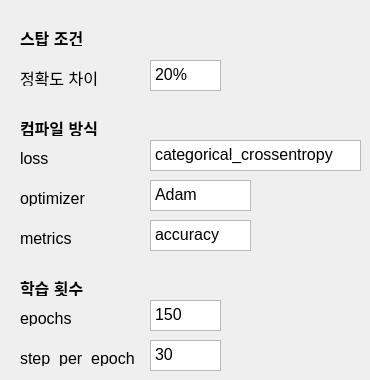
    <widget class="QWidget" name="tab_4">
     <attribute name="title">
      <string>학습하기 x</string>
     </attribute>
     <widget class="QLabel" name="label_16">
      <property name="geometry">
       <rect>
        <x>20</x>
        <y>30</y>
        <width>81</width>
        <height>16</height>
       </rect>
      </property>
      <property name="font">
       <font>
        <pointsize>12</pointsize>
        <weight>75</weight>
        <bold>true</bold>
       </font>
      </property>
      <property name="text">
       <string>스탑 조건</string>
      </property>
     </widget>
     <widget class="QTextEdit" name="textEdit_11">
      <property name="geometry">
       <rect>
        <x>150</x>
        <y>60</y>
        <width>71</width>
        <height>31</height>
       </rect>
      </property>
      <property name="font">
       <font>
        <pointsize>9</pointsize>
       </font>
      </property>
      <property name="html">
       <string>&lt;!DOCTYPE HTML PUBLIC &quot;-//W3C//DTD HTML 4.0//EN&quot; &quot;http://www.w3.org/TR/REC-html40/strict.dtd&quot;&gt;
&lt;html&gt;&lt;head&gt;&lt;meta name=&quot;qrichtext&quot; content=&quot;1&quot; /&gt;&lt;style type=&quot;text/css&quot;&gt;
p, li { white-space: pre-wrap; }
&lt;/style&gt;&lt;/head&gt;&lt;body style=&quot; font-family:'Gulim'; font-size:9pt; font-weight:400; font-style:normal;&quot;&gt;
&lt;p style=&quot; margin-top:0px; margin-bottom:0px; margin-left:0px; margin-right:0px; -qt-block-indent:0; text-indent:0px;&quot;&gt;&lt;span style=&quot; font-size:12pt;&quot;&gt;20%&lt;/span&gt;&lt;/p&gt;&lt;/body&gt;&lt;/html&gt;</string>
      </property>
     </widget>
     <widget class="QLabel" name="label_17">
      <property name="geometry">
       <rect>
        <x>20</x>
        <y>70</y>
        <width>101</width>
        <height>16</height>
       </rect>
      </property>
      <property name="font">
       <font>
        <pointsize>12</pointsize>
       </font>
      </property>
      <property name="text">
       <string>정확도 차이</string>
      </property>
     </widget>
     <widget class="QLabel" name="label_18">
      <property name="geometry">
       <rect>
        <x>20</x>
        <y>120</y>
        <width>101</width>
        <height>16</height>
       </rect>
      </property>
      <property name="font">
       <font>
        <pointsize>12</pointsize>
        <weight>75</weight>
        <bold>true</bold>
       </font>
      </property>
      <property name="text">
       <string>컴파일 방식</string>
      </property>
     </widget>
     <widget class="QLabel" name="label_19">
      <property name="geometry">
       <rect>
        <x>20</x>
        <y>230</y>
        <width>101</width>
        <height>16</height>
       </rect>
      </property>
      <property name="font">
       <font>
        <pointsize>12</pointsize>
       </font>
      </property>
      <property name="text">
       <string>metrics</string>
      </property>
     </widget>
     <widget class="QLabel" name="label_20">
      <property name="geometry">
       <rect>
        <x>20</x>
        <y>190</y>
        <width>101</width>
        <height>16</height>
       </rect>
      </property>
      <property name="font">
       <font>
        <pointsize>12</pointsize>
       </font>
      </property>
      <property name="text">
       <string>optimizer</string>
      </property>
     </widget>
     <widget class="QLabel" name="label_21">
      <property name="geometry">
       <rect>
        <x>20</x>
        <y>150</y>
        <width>101</width>
        <height>16</height>
       </rect>
      </property>
      <property name="font">
       <font>
        <pointsize>12</pointsize>
       </font>
      </property>
      <property name="text">
       <string>loss</string>
      </property>
     </widget>
     <widget class="QTextEdit" name="textEdit_12">
      <property name="geometry">
       <rect>
        <x>150</x>
        <y>140</y>
        <width>211</width>
        <height>31</height>
       </rect>
      </property>
      <property name="font">
       <font>
        <pointsize>9</pointsize>
       </font>
      </property>
      <property name="html">
       <string>&lt;!DOCTYPE HTML PUBLIC &quot;-//W3C//DTD HTML 4.0//EN&quot; &quot;http://www.w3.org/TR/REC-html40/strict.dtd&quot;&gt;
&lt;html&gt;&lt;head&gt;&lt;meta name=&quot;qrichtext&quot; content=&quot;1&quot; /&gt;&lt;style type=&quot;text/css&quot;&gt;
p, li { white-space: pre-wrap; }
&lt;/style&gt;&lt;/head&gt;&lt;body style=&quot; font-family:'Gulim'; font-size:9pt; font-weight:400; font-style:normal;&quot;&gt;
&lt;p style=&quot; margin-top:0px; margin-bottom:0px; margin-left:0px; margin-right:0px; -qt-block-indent:0; text-indent:0px;&quot;&gt;&lt;span style=&quot; font-size:12pt;&quot;&gt;categorical_crossentropy&lt;/span&gt;&lt;/p&gt;&lt;/body&gt;&lt;/html&gt;</string>
      </property>
     </widget>
     <widget class="QTextEdit" name="textEdit_13">
      <property name="geometry">
       <rect>
        <x>150</x>
        <y>180</y>
        <width>101</width>
        <height>31</height>
       </rect>
      </property>
      <property name="font">
       <font>
        <pointsize>9</pointsize>
       </font>
      </property>
      <property name="html">
       <string>&lt;!DOCTYPE HTML PUBLIC &quot;-//W3C//DTD HTML 4.0//EN&quot; &quot;http://www.w3.org/TR/REC-html40/strict.dtd&quot;&gt;
&lt;html&gt;&lt;head&gt;&lt;meta name=&quot;qrichtext&quot; content=&quot;1&quot; /&gt;&lt;style type=&quot;text/css&quot;&gt;
p, li { white-space: pre-wrap; }
&lt;/style&gt;&lt;/head&gt;&lt;body style=&quot; font-family:'Gulim'; font-size:9pt; font-weight:400; font-style:normal;&quot;&gt;
&lt;p style=&quot; margin-top:0px; margin-bottom:0px; margin-left:0px; margin-right:0px; -qt-block-indent:0; text-indent:0px;&quot;&gt;&lt;span style=&quot; font-size:12pt;&quot;&gt;Adam&lt;/span&gt;&lt;/p&gt;&lt;/body&gt;&lt;/html&gt;</string>
      </property>
     </widget>
     <widget class="QTextEdit" name="textEdit_14">
      <property name="geometry">
       <rect>
        <x>150</x>
        <y>220</y>
        <width>101</width>
        <height>31</height>
       </rect>
      </property>
      <property name="font">
       <font>
        <pointsize>9</pointsize>
       </font>
      </property>
      <property name="html">
       <string>&lt;!DOCTYPE HTML PUBLIC &quot;-//W3C//DTD HTML 4.0//EN&quot; &quot;http://www.w3.org/TR/REC-html40/strict.dtd&quot;&gt;
&lt;html&gt;&lt;head&gt;&lt;meta name=&quot;qrichtext&quot; content=&quot;1&quot; /&gt;&lt;style type=&quot;text/css&quot;&gt;
p, li { white-space: pre-wrap; }
&lt;/style&gt;&lt;/head&gt;&lt;body style=&quot; font-family:'Gulim'; font-size:9pt; font-weight:400; font-style:normal;&quot;&gt;
&lt;p style=&quot; margin-top:0px; margin-bottom:0px; margin-left:0px; margin-right:0px; -qt-block-indent:0; text-indent:0px;&quot;&gt;&lt;span style=&quot; font-size:12pt;&quot;&gt;accuracy&lt;/span&gt;&lt;/p&gt;&lt;/body&gt;&lt;/html&gt;</string>
      </property>
     </widget>
     <widget class="QLabel" name="label_22">
      <property name="geometry">
       <rect>
        <x>20</x>
        <y>310</y>
        <width>101</width>
        <height>16</height>
       </rect>
      </property>
      <property name="font">
       <font>
        <pointsize>12</pointsize>
       </font>
      </property>
      <property name="text">
       <string>epochs</string>
      </property>
     </widget>
     <widget class="QTextEdit" name="textEdit_15">
      <property name="geometry">
       <rect>
        <x>150</x>
        <y>300</y>
        <width>71</width>
        <height>31</height>
       </rect>
      </property>
      <property name="font">
       <font>
        <pointsize>9</pointsize>
       </font>
      </property>
      <property name="html">
       <string>&lt;!DOCTYPE HTML PUBLIC &quot;-//W3C//DTD HTML 4.0//EN&quot; &quot;http://www.w3.org/TR/REC-html40/strict.dtd&quot;&gt;
&lt;html&gt;&lt;head&gt;&lt;meta name=&quot;qrichtext&quot; content=&quot;1&quot; /&gt;&lt;style type=&quot;text/css&quot;&gt;
p, li { white-space: pre-wrap; }
&lt;/style&gt;&lt;/head&gt;&lt;body style=&quot; font-family:'Gulim'; font-size:9pt; font-weight:400; font-style:normal;&quot;&gt;
&lt;p style=&quot; margin-top:0px; margin-bottom:0px; margin-left:0px; margin-right:0px; -qt-block-indent:0; text-indent:0px;&quot;&gt;&lt;span style=&quot; font-size:12pt;&quot;&gt;150&lt;/span&gt;&lt;/p&gt;&lt;/body&gt;&lt;/html&gt;</string>
      </property>
     </widget>
     <widget class="QLabel" name="label_23">
      <property name="geometry">
       <rect>
        <x>20</x>
        <y>280</y>
        <width>81</width>
        <height>16</height>
       </rect>
      </property>
      <property name="font">
       <font>
        <pointsize>12</pointsize>
        <weight>75</weight>
        <bold>true</bold>
       </font>
      </property>
      <property name="text">
       <string>학습 횟수</string>
      </property>
     </widget>
     <widget class="QTextEdit" name="textEdit_16">
      <property name="geometry">
       <rect>
        <x>150</x>
        <y>340</y>
        <width>71</width>
        <height>31</height>
       </rect>
      </property>
      <property name="font">
       <font>
        <pointsize>9</pointsize>
       </font>
      </property>
      <property name="html">
       <string>&lt;!DOCTYPE HTML PUBLIC &quot;-//W3C//DTD HTML 4.0//EN&quot; &quot;http://www.w3.org/TR/REC-html40/strict.dtd&quot;&gt;
&lt;html&gt;&lt;head&gt;&lt;meta name=&quot;qrichtext&quot; content=&quot;1&quot; /&gt;&lt;style type=&quot;text/css&quot;&gt;
p, li { white-space: pre-wrap; }
&lt;/style&gt;&lt;/head&gt;&lt;body style=&quot; font-family:'Gulim'; font-size:9pt; font-weight:400; font-style:normal;&quot;&gt;
&lt;p style=&quot; margin-top:0px; margin-bottom:0px; margin-left:0px; margin-right:0px; -qt-block-indent:0; text-indent:0px;&quot;&gt;&lt;span style=&quot; font-size:12pt;&quot;&gt;30&lt;/span&gt;&lt;/p&gt;&lt;/body&gt;&lt;/html&gt;</string>
      </property>
     </widget>
     <widget class="QLabel" name="label_24">
      <property name="geometry">
       <rect>
        <x>20</x>
        <y>350</y>
        <width>131</width>
        <height>16</height>
       </rect>
      </property>
      <property name="font">
       <font>
        <pointsize>12</pointsize>
       </font>
      </property>
      <property name="text">
       <string>step_per_epoch</string>
      </property>
     </widget>
    </widget>
